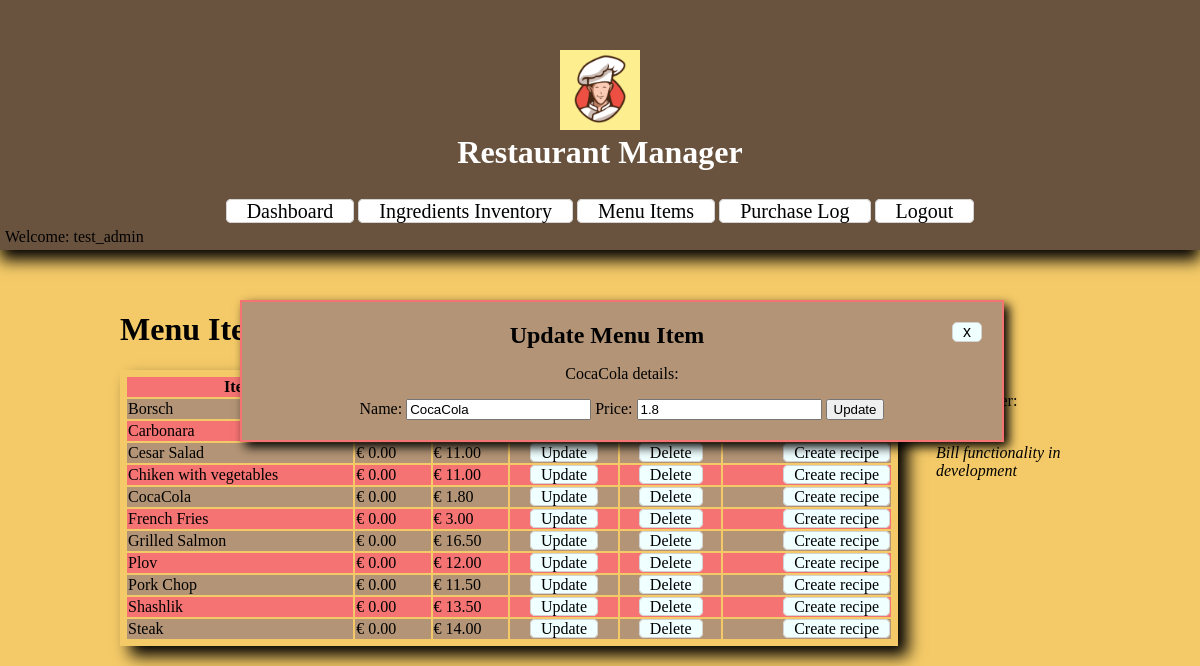
Page /menu_items/12/update/ (signed in) on the committed database.
### restaurantManager/models.py (models this page shows, shortened)
class MenuItem(models.Model):
    name = models.CharField(unique = True, max_length=30)
    price = models.FloatField(default=0)
    cost = models.FloatField(default=0)
    class Meta:
        ordering = ['name']

### restaurantManager/views.py (the view)
# urls.py: path('menu_items/<pk>/update/', views.UpdateMenuItemView.as_view(), name='update_menu_item'),
class UpdateMenuItemView(LoginRequiredMixin, UpdateView):
    model = MenuItem
    form_class = MenuItemForm
    def get_context_data(self):
        context = super().get_context_data()
        context['menu_items'] = MENU_ITEMS
        return context
    template_name = "restaurantManager/update_menu_item.html"

### restaurantManager/forms.py
class MenuItemForm(forms.ModelForm):
    class Meta:
        model = MenuItem
        fields = ("name", "price")

### restaurantManager/templates/restaurantManager/update_menu_item.html (shortened to what this page needs)
{% extends 'restaurantManager/menu_items.html' %}
{% load static %}
{% block menu %}
    <div class="container">
        <h2 style="display: inline;">Update Menu Item</h2>
        <a class="close" href="{% url 'menu_items' %}">x</a>
        <p>{{ object.name }} details:</p>
        <form method="POST">
            {{ form }}
            <input type="submit" value="Update" />
        </form>
    </div>
{% endblock %}

### restaurantManager/templates/restaurantManager/menu_items.html (shortened to what this page needs)
{% extends 'base.html' %}
{% load static %}
{% block content %}
    <h1>Menu Items <a style="font-size: 14px; vertical-align: middle;" href="{% url 'create_menu_item' %}">Create Menu Item</a></h1>
    <div class="table-box" style="display: inline-block;">
        <table class="list">
            <tr>
                <th>Item</th>
                <th>Cost EUR</th>
                <th>Price EUR</th>
            </tr>
            {% for item in menu_items %}
                <tr>
                    <td style="width: 30%;">{{ item.name }}</td>
                    <td style="width: 10%">€ {{ item.cost|floatformat:2 }}</td>
                    <td style="width: 10%;">€ {{ item.price|floatformat:2 }}</td>
                    <td style="text-align: center;"><a href="{% url 'update_menu_item' item.pk %}">Update</a></td>
                    <td style="text-align: center;"><a href="{% url 'delete_menu_item' item.pk %}">Delete</a></td>
                    {% if item.pk in recipes %}
                        <td style="text-align: right;"><a href="{% url 'create_recipe_req' item.pk %}">Recipe</a></td>
                        <td style="text-align: center;"><a href="{% url 'create_purchase' item.pk %}">Purchase</a></td>
                    {% else %}
                        <td style="text-align: right;"><a href="{% url 'create_recipe_req' item.pk %}">Create recipe</a></td>
                    {% endif %}
                </tr>
            {% endfor %}
        </table>
    </div>
    <div style="float: right; width: 15%; padding: 0; margin: 0 0;">
        <h3 style="padding: 0; margin: 0;">Bill</h3>
        <p style="padding: 0; margin: 0;">Bill number: <a href="">create</a></p>
        <p><i>Bill functionality in development</i></p>
    </div>
    {% block menu %}
    {% endblock %}
{% endblock %}

### restaurantManager/templates/base.html (shortened to what this page needs)
{% load static %}
<!DOCTYPE html>
<html>
    <head>
        <link rel="stylesheet" type="text/css" href="{% static 'restaurantManager/style.css' %}" />
    </head>
    <body>
        <header style="box-shadow: 0px 10px 15px black;">
            <div class="logo">
                <img src="{% static 'restaurantManager/logo.png' %}" alt="Logo" width="80px" />
                <h1 style="color: white;">Restaurant Manager</h1>
            </div>
            <nav class="navbar">
                <a class="nav-item" href="{% url 'home' %}">Dashboard</a>
                <a class="nav-item" href="{% url 'ingredients' %}">Ingredients Inventory</a>
                <a class="nav-item" href="{% url 'menu_items' %}">Menu Items</a>
                <a class="nav-item" href="{% url 'purchases' %}">Purchase Log</a>
                {% if user.is_authenticated %}
                    <a class="nav-item" href="{% url 'logout' %}">Logout</a>
            </nav>
            <p style="margin: 5px 5px">Welcome: {{ user.get_username }}</p>
            {% endif %}
        </header>
        <main>
        {% block content %}
        {% endblock %}
        </main>
    </body>
</html>

### restaurantManager/static/restaurantManager/style.css (style rules this page uses)
html { width: 100vw; overflow-x: hidden; }
body { background-color: rgb(244, 202, 104); margin: 0; }
header { background-color: rgb(106, 83, 62); height: 150px; width: 100%; padding: 50px 0 50px 0; box-shadow: 5px 0px 3px black; }
.logo { display: block; width: 300px; height: 100px; margin: auto; text-align: center; }
.logo h1 { margin: 0 0; }
.navbar { width: auto; margin: 0 0; margin-top: 50px; background-color: rgb(106, 83, 62); text-align: center; }
a:link { text-decoration: none; color: black; background-color: azure; border: 1px solid lightgrey; border-radius: 5px; padding: 0 10px; }
.navbar a { text-decoration: none; padding: 0 20px; color: blueviolet; font-size: 20px; }
a.nav-item { background-color: white; color: black; }
.table-box { width: 80%; min-width: 520px; padding: 5px 5px; margin: auto; box-shadow: 10px 10px 15px black; }
main { padding: 40px 10%; }
.list { width: 100%; margin: auto; height: auto; }
.list tr:nth-child(even) { background-color:rgb(179, 148, 118); }
.list tr:nth-child(odd) { background-color:rgb(246, 115, 115); }
.container { position: absolute; left: 20%; top: 300px; height: auto; width: 60%; background-color: rgb(179, 148, 118); padding: 20px 20px; border: 2px solid rgb(246, 115, 115); box-shadow: 5px 5px 10px black; text-align: center; }
.close { font-family: Arial; float: right; vertical-align: middle; padding: 0 5px; }

### rows in the picture
MenuItem: name "Borsch"
MenuItem: name "Carbonara"
MenuItem: name "Cesar Salad", cost "0.00", price "11.00", shows "Create recipe"
MenuItem: name "Chiken with vegetables", cost "0.00", price "11.00", shows "Create recipe"
MenuItem: name "CocaCola", cost "0.00", price "1.80", shows "Create recipe", price "1.8"
MenuItem: name "French Fries", cost "0.00", price "3.00", shows "Create recipe"
MenuItem: name "Grilled Salmon", cost "0.00", price "16.50", shows "Create recipe"
MenuItem: name "Plov", cost "0.00", price "12.00", shows "Create recipe"
MenuItem: name "Pork Chop", cost "0.00", price "11.50", shows "Create recipe"
MenuItem: name "Shashlik", cost "0.00", price "13.50", shows "Create recipe"
MenuItem: name "Steak", cost "0.00", price "14.00", shows "Create recipe"

### other values in the picture
{{ user.get_username }} "test_admin"
